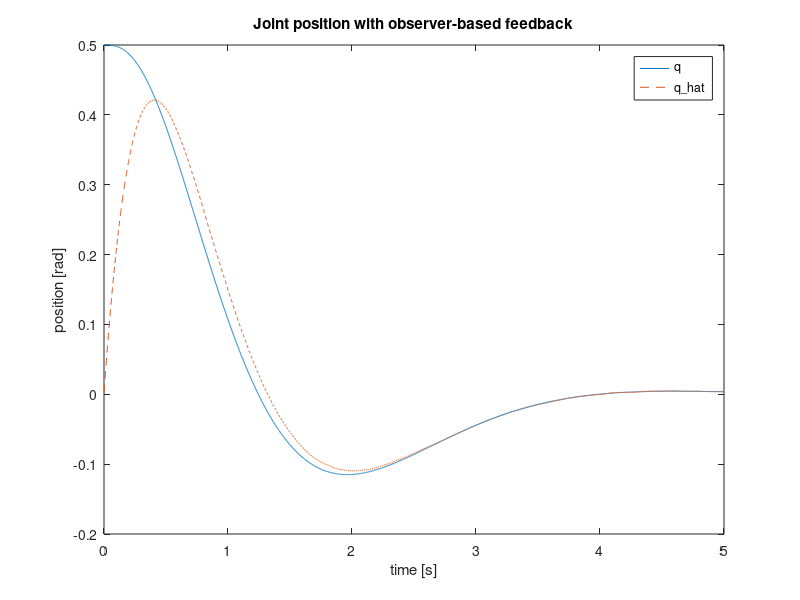

MATLAB code to generate this figure:

A = [0 1; 0 -0.5];
B = [0; 1];
C = [1 0];
K = [3 2];
L = [5; 6];

Ts = 1e-3;
Tfinal = 5.0;
t = 0:Ts:Tfinal;
N = numel(t);

x = [0.5; 0.0];
x_hat = [0; 0];

q = zeros(1, N);
q_hat = zeros(1, N);

rng(0);

for k = 1:N
    y = C * x + 0.01 * randn;   % noisy measurement
    u = -K * x_hat;

    x_dot = A * x + B * u;
    x_hat_dot = A * x_hat + B * u + L * (y - C * x_hat);

    x = x + Ts * x_dot;
    x_hat = x_hat + Ts * x_hat_dot;

    q(k) = x(1);
    q_hat(k) = x_hat(1);
end

plot(t, q, t, q_hat, '--');
legend('q', 'q\_hat');
xlabel('time [s]');
ylabel('position [rad]');
title('Joint position with observer-based feedback');
